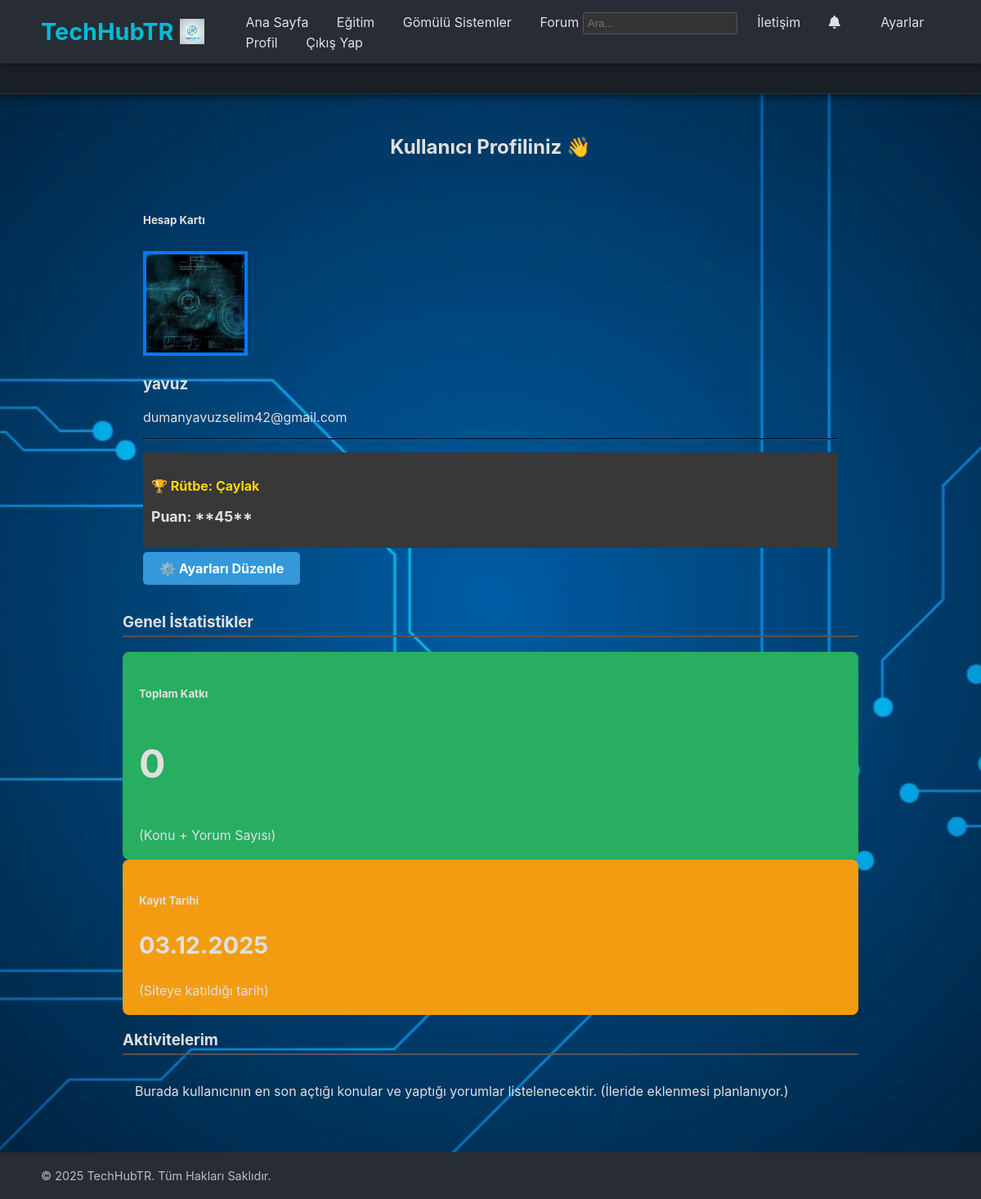
The app's page /kullanici-profil (signed in) with its own data.
### app.py (models this page shows, shortened)
class User(UserMixin, db.Model):
    id = db.Column(db.Integer, primary_key=True)
    username = db.Column(db.String(80), unique=True, nullable=False)
    email = db.Column(db.String(120), unique=True, nullable=False)
    password_hash = db.Column(db.String(256), nullable=False)
    is_admin = db.Column(db.Boolean, default=False)
    created_at = db.Column(db.DateTime, default=db.func.now())
    theme = db.Column(db.String(10), default="dark")
    points = db.Column(db.Integer, default=0)
    rank = db.Column(db.String(50), default="Çaylak")
    avatar_filename = db.Column(db.String(128), default="default.png")
    is_verified = db.Column(db.Boolean, default=False)
    email_verification_token = db.Column(db.String(100), unique=True, nullable=True)
    password_reset_token = db.Column(db.String(100), unique=True, nullable=True)
    password_reset_expires_at = db.Column(db.DateTime, nullable=True)
    topics = db.relationship("Topic", backref="author", lazy=True)
    comments = db.relationship("Comment", backref="commenter", lazy=True)
    def get_total_posts(self) -> int:
        topic_count = (
            db.session.execute(db.select(sqla_func.count(Topic.id)).filter(Topic.user_id == self.id)).scalar()
            or 0
        )
        comment_count = (
            db.session.execute(db.select(sqla_func.count(Comment.id)).filter(Comment.user_id == self.id)).scalar()
            or 0
        )
        return int(topic_count + comment_count)

### app.py (the view)
@app.route("/kullanici-profil")
@login_required
def kullanici_profil():
    total_posts = current_user.get_total_posts()
    return render_template("kullanici_profil.html", total_posts=total_posts)

### app.py (called while the page is built)
@login_manager.user_loader
def load_user(user_id):
    return db.session.get(User, int(user_id))

@app.context_processor
def inject_notifications_count():
    if current_user.is_authenticated:
        unread_count = Notification.query.filter_by(user_id=current_user.id, is_read=False).count()
        return {"unread_notifications_count": unread_count}
    return {"unread_notifications_count": 0}

### templates/kullanici_profil.html
{% extends "base.html" %}
{% block content %}
<div class="container my-5" style="max-width: 900px; margin: 50px auto;">
    <h2 class="profile-header mb-4" style="text-align: center;">Kullanıcı Profiliniz 👋</h2>
    <div class="row">
        <div class="col-md-5">
            <div class="card shadow-sm text-center card-custom"
                 style="padding: 25px; border-radius: 10px; background-color: var(--card-bg-color); color: var(--text-color);">
                <h5 style="border-bottom: 2px solid var(--primary-color); padding-bottom: 10px; margin-bottom: 20px;">Hesap Kartı</h5>
                <img src="{{ url_for('static', filename='avatars/' + current_user.avatar_filename) }}"
                     alt="{{ current_user.username }} Avatarı"
                     class="rounded-circle mb-3 profile-avatar"
                     style="width: 120px; height: 120px; object-fit: cover; margin: 0 auto; border: 4px solid var(--primary-color, #007bff);">
                <h3 class="card-title mt-3">{{ current_user.username }}</h3>
                <p class="text-muted">{{ current_user.email }}</p>
                <hr style="margin: 15px 0; border-color: #555;">
                <div style="background-color: #383838; padding: 10px; border-radius: 5px; margin-bottom: 15px;">
                    <h4 style="color: gold; margin-bottom: 5px;">🏆 Rütbe: {{ current_user.rank }}</h4>
                    <p class="lead" style="font-size: 1.1em; font-weight: bold;">Puan: **{{ current_user.points }}**</p>
                </div>
                <a href="{{ url_for('ayarlar') }}" class="cta-button" style="padding: 10px 20px; margin-top: 10px; text-decoration: none; background-color: #3498db; color: white; border-radius: 5px;">
                    ⚙️ Ayarları Düzenle
                </a>
            </div>
        </div>
        <div class="col-md-7">
            <h3 class="mb-4" style="border-bottom: 2px solid #555; padding-bottom: 5px;">Genel İstatistikler</h3>
            <div class="row">
                <div class="col-sm-6 mb-3">
                    <div class="card text-white text-center" style="background-color: #27ae60; padding: 20px; border-radius: 8px;">
                        <div class="card-body">
                            <h5 class="card-title">Toplam Katkı</h5>
                            <p class="card-text" style="font-size: 3em; font-weight: bold;">{{ total_posts }}</p>
                            <span>(Konu + Yorum Sayısı)</span>
                        </div>
                    </div>
                </div>
                <div class="col-sm-6 mb-3">
                    <div class="card text-white text-center" style="background-color: #f39c12; padding: 20px; border-radius: 8px;">
                        <div class="card-body">
                            <h5 class="card-title">Kayıt Tarihi</h5>
                            <p class="card-text" style="font-size: 1.8em; font-weight: bold;">
                                {{ current_user.created_at.strftime('%d.%m.%Y') }}
                            </p>
                            <span>(Siteye katıldığı tarih)</span>
                        </div>
                    </div>
                </div>
            </div>
            <h3 class="mt-5 mb-3" style="border-bottom: 2px solid #555; padding-bottom: 5px;">Aktivitelerim</h3>
            <p class="text-muted" style="background-color: var(--card-bg-color); padding: 15px; border-radius: 5px;">
                Burada kullanıcının en son açtığı konular ve yaptığı yorumlar listelenecektir. (İleride eklenmesi planlanıyor.)
            </p>
        </div>
    </div>
</div>
{% endblock %}

### static/style.css (style rules this page uses)
:root { --arka-alan: #0f1118; --yazi-renk: #E0E0E0; --vurgu-renk: #00bcd4; --kod-kutu-bg: #1c1f2b; --icerik-kart-bg: #222633; --ana-golge: rgba(0, 0, 0, 0.4); --neon-golge: 0 0 10px rgba(0, 188, 212, 0.5); }
body { background-color: var(--arka-alan); color: var(--yazi-renk); font-family: 'Inter', sans-serif; margin: 0; min-height: 100vh; background-attachment: fixed; overflow-x: hidden; }
body:not(.anasayfa-bg) { background-image: url('../static/kategori_bg.png'), radial-gradient(circle at center, #1b1e28 1px, transparent 1px); background-size: cover, 50px 50px; background-position: center center, 0 0; background-repeat: no-repeat, repeat; }
body::before { content: ""; position: fixed; top: 0; left: 0; width: 100%; height: 100%; background: repeating-linear-gradient( to bottom, rgba(0, 255, 65, 0.05), rgba(0, 255, 65, 0.02) 1px, transparent 1px, transparent 100px ); background-size: 100% 100px; animation: matrix-scroll 20s linear infinite; z-index: -1; opacity: 0.2; }
body:not(.anasayfa-bg)::before { content: none !important; background: none !important; opacity: 0; }
.cta-button { background-color: var(--vurgu-renk); color: var(--arka-alan); padding: 12px 30px; text-decoration: none; border-radius: 5px; font-weight: bold; transition: background-color 0.3s, transform 0.3s; }

### records on screen
User: avatar_filename (picture), username "yavuz", email "dumanyavuzselim42@gmail.com", rank "Çaylak", points "45", created_at "03.12.2025"

### other values on screen
{{ total_posts }} "0"
